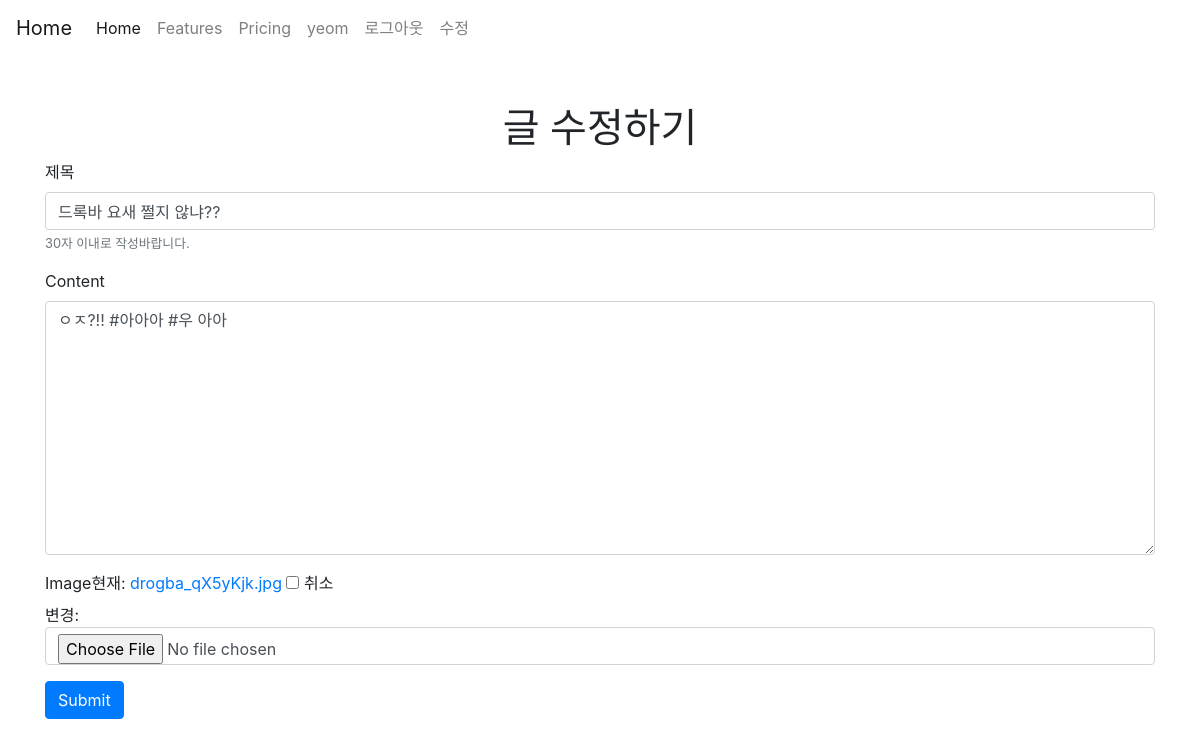
/articles/1/update/ (signed in), run on the app's committed database.
### accounts/models.py (models this page shows)
class User(AbstractUser):
    followers = models.ManyToManyField(settings.AUTH_USER_MODEL, related_name='followings', blank=True)

### articles/models.py (models this page shows, shortened)
class Article(models.Model):
    title = models.CharField(max_length=30)
    content = models.TextField()
    image = models.ImageField(blank=True)
    image_thumbnail = ProcessedImageField(
        processors=[ResizeToFill(300, 300)],
        format='JPEG',
        options={'quality': 80},
    )
    created_at = models.DateTimeField(auto_now_add=True)
    updated_at = models.DateTimeField(auto_now=True)
    user = models.ForeignKey(settings.AUTH_USER_MODEL, on_delete=models.CASCADE)
    like_users = models.ManyToManyField(
        settings.AUTH_USER_MODEL,
        related_name='like_articles',   # user도 settings.AUTH_USER_MODEL을 참조하므로 필수적
        blank=True,                     # 좋아요가 없어도 Ok
    )
    hashtags = models.ManyToManyField(
        HashTag,
        blank= True,
        related_name='articles',
    )

### articles/views.py (the view, shortened to what this page needs)
# urls.py: path('update/', views.update, name='update'),
def update(request, article_pk):
    article = Article.objects.get(pk=article_pk)
    if request.method == 'GET':
        if article.user != request.user:
            return HttpResponseForbidden()
        article_form = ArticleForm(instance=article)
    context = {
        'article_form': article_form,
    }
    return render(request, 'articles/form.html', context)

### articles/forms.py
class ArticleForm(forms.ModelForm):
    title = forms.CharField(
        max_length = 140,
        label = '제목',
        help_text= '30자 이내로 작성바랍니다.',
        widget = forms.TextInput(
            attrs = {
                'placeholder': '제목을 입력바랍니다.',
            }
        )
    )
    class Meta: # 데이터에 대한 데이터, ArticleForm에 대한 정보를 담고 있다.
        model = Article
        fields = '__all__'
        exclude = ('image_thumbnail', 'user', 'like_users', 'hashtags')
        widgets = {
            'title': forms.TextInput(
                attrs = {
                    'placeholder': '제목을 입력바랍니다.'
                }
            )
        }

### articles/templates/articles/form.html (shortened to what this page needs)
{% extends 'articles/base.html' %}
{% load bootstrap4 %}
{% block body %}
{% if request.resolver_match.url_name == 'create' %}
    <h1 class="text-center">글 작성하기</h1>
{% else %}
    <h1 class="text-center">글 수정하기</h1>
{% endif %}
<form role="form" action="" method="POST" enctype="multipart/form-data">
  {% bootstrap_form article_form %}
  {% buttons %}
  <button type="submit" class="btn btn-primary">Submit</button>
  {% endbuttons %}
</form>
{% endblock %}

### articles/templates/_navbar.html (shortened to what this page needs)
  <nav class="navbar navbar-expand-lg navbar-light bg-muted">
    <a class="navbar-brand" href="/articles">Home</a>
    <div class="collapse navbar-collapse" id="navbarNav">
      <ul class="navbar-nav">
        <li class="nav-item active">
          <a class="nav-link" href="#">Home <span class="sr-only">(current)</span></a>
        </li>
        <li class="nav-item">
          <a class="nav-link" href="#">Features</a>
        </li>
        <li class="nav-item">
          <a class="nav-link" href="#">Pricing</a>
        </li>
        {% if user.is_authenticated %}
        <li class="nav-item">
          <a class="nav-link" href="{% url 'accounts:profile' user.id %}">{{ user.username }}</a>
        </li>
        <li class="nav-item">
          <a class="nav-link" href="{% url 'accounts:logout'%}">로그아웃</a>
        </li>
        <li class="nav-item">
          <a class="nav-link" href="{% url 'accounts:update'%}">수정</a>
        </li>
        {% endif %}
      </ul>
    </div>
  </nav>

### data on the page
User: username "yeom"
Article: title "드록바 요새 쩔지 않냐??", content "ㅇㅈ?!! #아아아 #우 아아"
